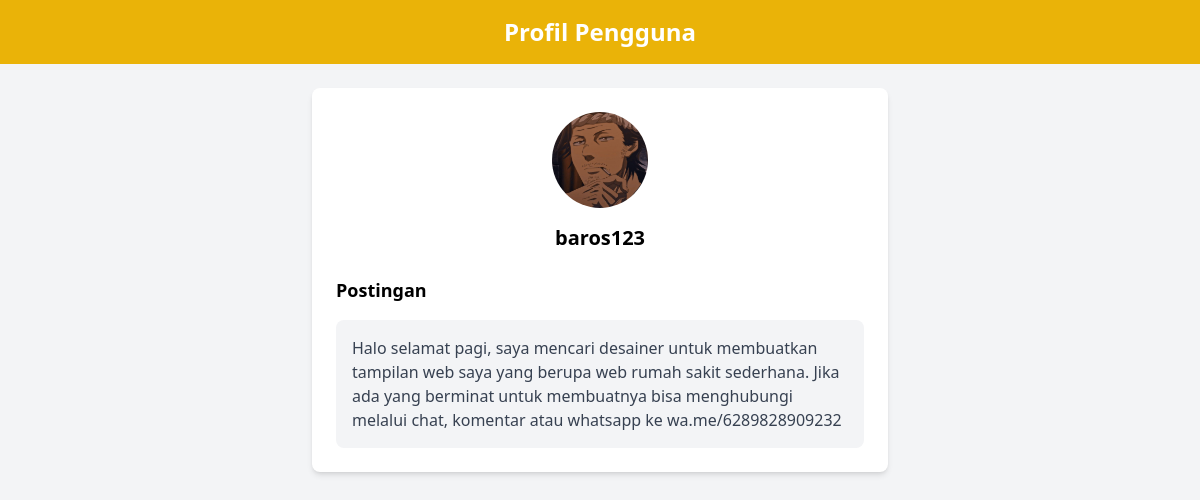
The page /public/profilepost.php?user_id=6 on the database its author committed.
### tables this page shows
CREATE TABLE `users` (
  `id` int(11) NOT NULL,
  `username` varchar(50) NOT NULL,
  `email` varchar(100) NOT NULL,
  `password` varchar(255) NOT NULL,
  `profile_picture` varchar(255) DEFAULT NULL,
  `latitude` double DEFAULT NULL,
  `longitude` double DEFAULT NULL
);

CREATE TABLE `posts` (
  `id` int(11) NOT NULL,
  `user_id` int(11) NOT NULL,
  `content` text NOT NULL,
  `image` varchar(255) DEFAULT NULL,
  `created_at` timestamp NOT NULL DEFAULT CURRENT_TIMESTAMP
);

### public/profilepost.php (the view, shortened to what this page needs)
<?php
$user_id = intval($_GET['user_id']);
$db = new Database();
$conn = $db->conn;
class Profile {
    private $conn;
    public function __construct($db) {
        $this->conn = $db;
    }
    public function getUserProfile($user_id) {
        $sql = "SELECT username, profile_picture, latitude, longitude FROM users WHERE id = ?";
        $stmt = $this->conn->prepare($sql);
        $stmt->bind_param("i", $user_id);
        $stmt->execute();
        $result = $stmt->get_result();
        return $result->fetch_assoc();
    }
    public function getPosts($user_id) {
        $sql = "SELECT p.id, p.content, p.image, p.created_at, u.username, u.profile_picture
                FROM posts p
                INNER JOIN users u ON p.user_id = u.id
                WHERE p.user_id = ?
                ORDER BY p.created_at DESC";
        $stmt = $this->conn->prepare($sql);
        $stmt->bind_param("i", $user_id);
        $stmt->execute();
        return $stmt->get_result()->fetch_all(MYSQLI_ASSOC);
    }
}
$profile = new Profile($conn);
$userData = $profile->getUserProfile($user_id);
$posts = $profile->getPosts($user_id);
?>
<!DOCTYPE html>
<html lang="id">
<head>
    <script src="https://cdn.tailwindcss.com"></script>
</head>
<body class="bg-gray-100">
    <header class="bg-yellow-500 p-4 text-white text-center text-2xl font-bold">
        Profil Pengguna
    </header>
    <div class="mx-auto bg-white shadow-md p-6 max-w-xl mt-6 rounded-lg">
        <div class="text-center">
            <?php if ($userData): ?>
                <img src="<?= htmlspecialchars($userData['profile_picture']) ?>" class="w-24 h-24 rounded-full object-cover mx-auto" alt="Foto Profil">
                <h2 class="mt-4 text-xl font-semibold"> <?= htmlspecialchars($userData['username']) ?> </h2>
            <?php else: ?>
                <p class="text-red-500 font-semibold">Pengguna tidak ditemukan.</p>
            <?php endif; ?>
        </div>
        <div class="mt-6">
            <h3 class="text-lg font-semibold">Postingan</h3>
            <?php if (!empty($posts)): ?>
                <?php foreach ($posts as $post): ?>
                    <div class="bg-gray-100 p-4 rounded-lg mt-4">
                        <p class="text-gray-700"> <?= nl2br(htmlspecialchars($post['content'])) ?> </p>
                    </div>
                <?php endforeach; ?>
            <?php else: ?>
                <p class="text-center text-gray-600">Belum ada postingan.</p>
            <?php endif; ?>
        </div>
    </div>
</body>
</html>

### rows shown on the page
users: profile_picture (picture), username "baros123"
posts: content "Halo selamat pagi, saya mencari desainer untuk membuatkan tampilan web saya yang berupa web rumah sakit sederhana. Jika ada yang berminat untuk membuatnya bisa menghubungi melalui chat, komentar atau whatsapp ke wa.me/6289828909232"
